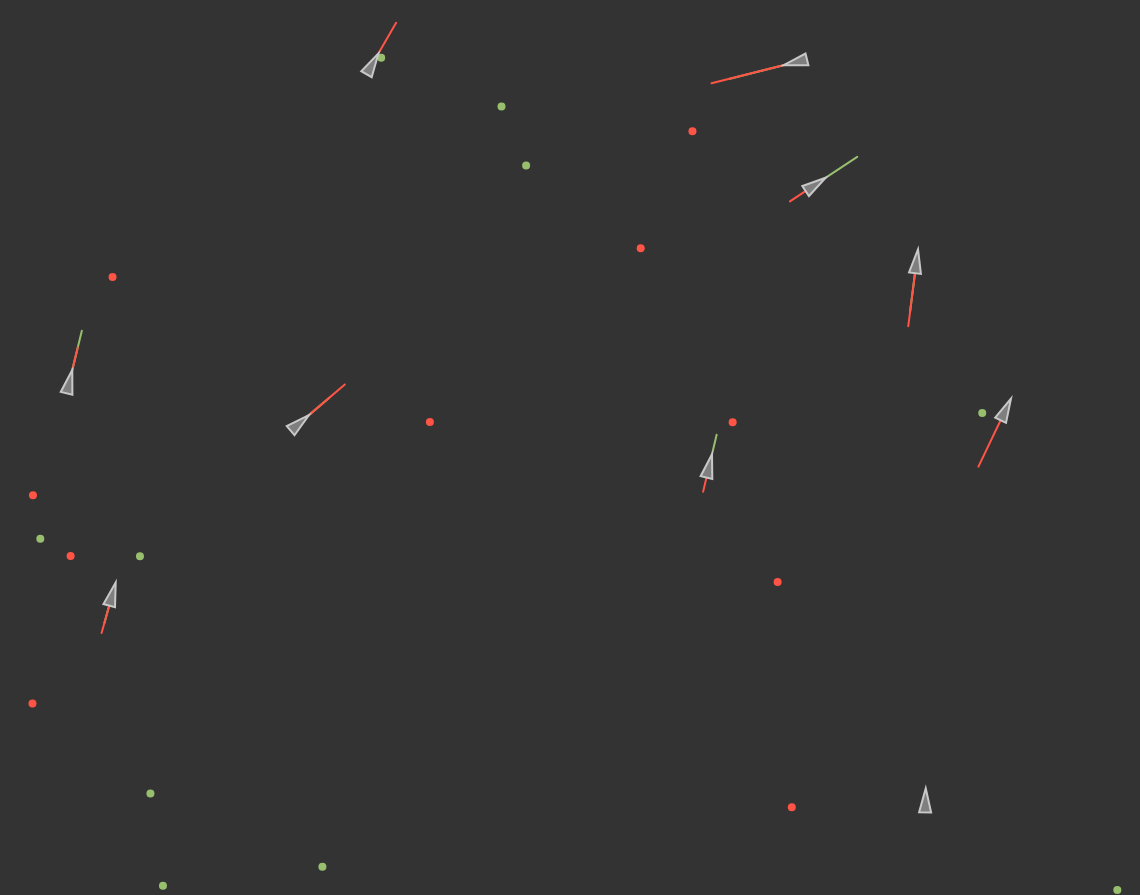
Frame 1 (no input)
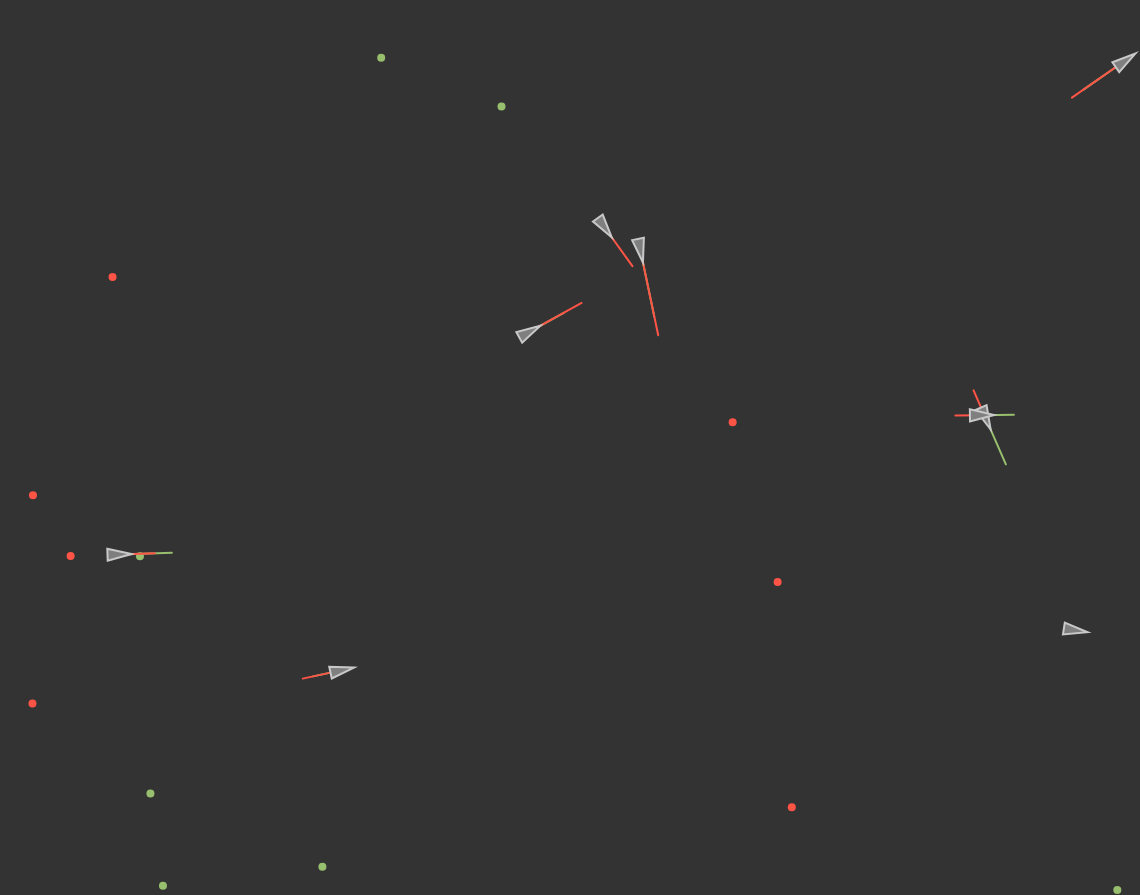
Frame 60 (no input)
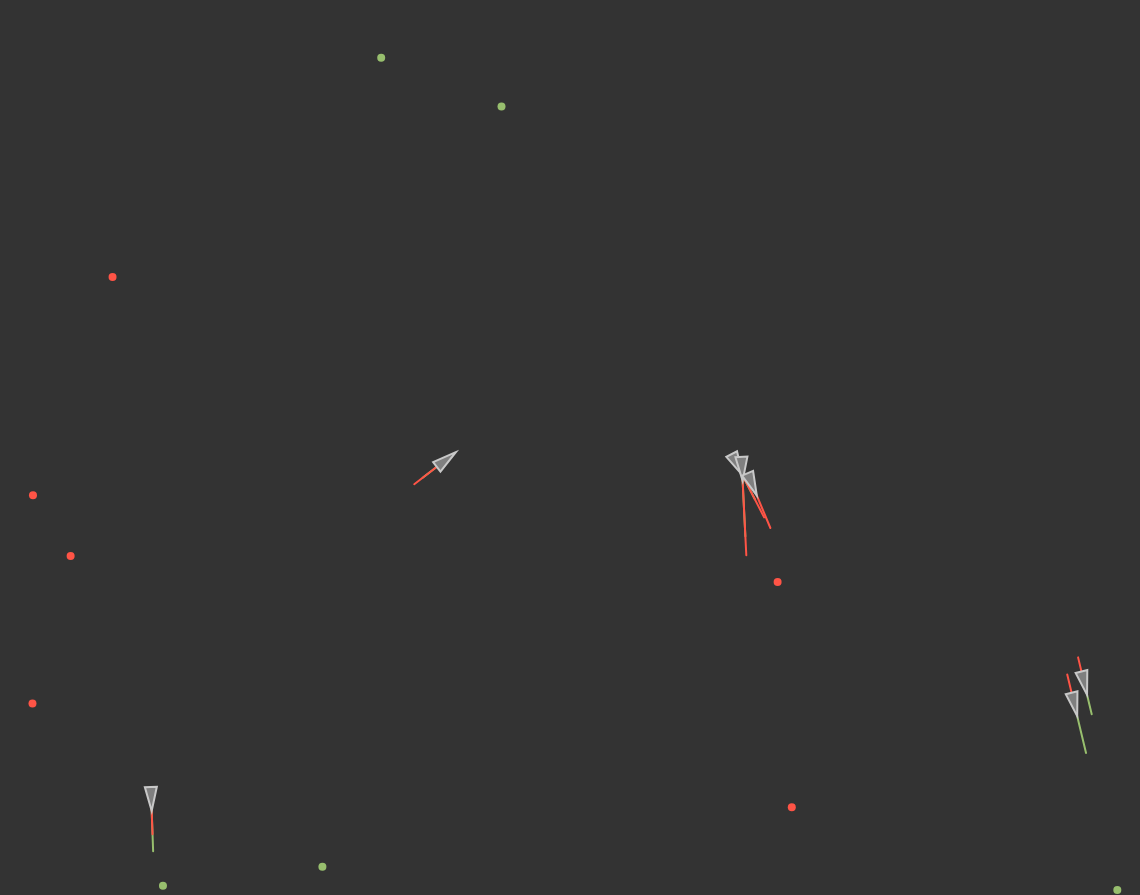
Frame 120 (the mouse pressed at the canvas centre since frame 60)

The p5.js sketch that drew these frames (run headless with seeded random() and noise() and a simulated clock; from frame 60 on, the mouse is pressed at the canvas centre):

// p5.js sketch
// ── sketch.js

// SKETCH

// Internal Source: AI Evolution
// Date: 2017-08-16


// Variables
var $vehicles = [],
    $food = [],
    $poison = [];

// Setup function
function setup() {

  createCanvas((window.innerWidth - 60), (window.innerHeight - 105));
  for (var i = 0; i < 10; i++) {
    var x = random(width),
        y = random(height);

    $vehicles[i] = new Vehicle(x, y);
  }

  // Generate food arrays
  for (var i = 0; i < 10; i++) {

    var x = random(width),
        y = random(height);

    $food.push(createVector(x, y));
  }

  for (var i = 0; i < 10; i++) {

    var x = random(width),
        y = random(height);

    $poison.push(createVector(x, y));
  }

}

// Draw function
function draw() {

  // Draw target

  //var $target = createVector(mouseX, mouseY);

  background(51);
  fill(127);
  stroke(200);
  strokeWeight(2);

  //ellipse($target.x, $target.y, 48, 48);


  // Draw (good) food
  for(var i = 0; i < $food.length; i++) {
    fill(152, 191, 110);
    noStroke();
    ellipse($food[i].x, $food[i].y, 8, 8);
  }

  // Draw (bad) food
  for(var i = 0; i < $poison.length; i++) {
    fill(255, 84, 70);
    noStroke();
    ellipse($poison[i].x, $poison[i].y, 8, 8);
  }

  for (var i = 0; i < $vehicles.length; i++) {
    $vehicles[i].behaviors($food, $poison);
    $vehicles[i].update();
    $vehicles[i].display();
  }

}

// ── vehicle.js

// VEHICLE

// Internal Source: AI Evolution
// Date: 2017-08-16


function Vehicle(x, y) {

  // Variables & Settings
  this.acceleration = createVector(0, 0);
  this.velocity = createVector(0, -2);
  this.position = createVector(x, y);
  this.r = 6;
  this.maxspeed = 5;
  this.maxforce = 0.5;

  // Health
  this.health = 1;

  // DNA
  this.dna = [];
  this.dna[0] = random(-5, 5);
  this.dna[1] = random(-5, 5);

  // Method to update location
  this.update = function() {

    // Update velocity
    this.velocity.add(this.acceleration);

    // Limit speed
    this.velocity.limit(this.maxspeed);
    this.position.add(this.velocity);

    // Reset acceleration to 0 each cycle
    this.acceleration.mult(0);

  }

  // Method to apply force
  this.applyForce = function(force) {

    // Add mass?
    this.acceleration.add(force);

  }

  // Method declaring behaviors
  this.behaviors = function(good, bad) {

    var $steerG = this.eat(good),
        $steerB = this.eat(bad);

    $steerG.mult(this.dna[0]);
    $steerB.mult(this.dna[1]);

    this.applyForce($steerG);
    this.applyForce($steerB);

  }

  // Method that controll eating
  this.eat = function(list) {

    var $record = Infinity,
        $closest = -1;

    for(var i = 0; i < list.length; i++) {

      var $distance = this.position.dist(list[i]);

      if($distance < $record) {
        $record = $distance;
        $closest = i;
      }

    }

    if($record < 5) {
      list.splice($closest, 1);
    } else if($closest > -1) {
      return this.seek(list[$closest]);
    }

    return createVector(0, 0);

  }

  // Method that calculates a steering force
  // 'Steer' = 'Decired minus velocity'
  this.seek = function(target) {

    var $desired = p5.Vector.sub(target, this.position);

    // Scale to maximum speed
    $desired.setMag(this.maxspeed);

    // Steering = desired minus velocity
    var $steer = p5.Vector.sub($desired, this.velocity);

    // Limit to maxspeed
    $steer.limit(this.maxforce);

    //this.applyForce($steer);

    return $steer;

  }

  // Graphical elements
  this.display = function() {

    // Draw a triangle rotated in the direction of velocity
    var $angle = this.velocity.heading() + PI / 2;

    push();

    translate(this.position.x, this.position.y);
    rotate($angle);

    stroke(152, 191, 110);
    line(0, 0, 0, -this.dna[0] * 20);
    stroke(255, 84, 70);
    line(0, 0, 0, -this.dna[1] * 20);

    // Geometry
    fill(127);
    stroke(200);
    strokeWeight(2);

    beginShape();
    vertex(0, -this.r * 2);
    vertex(-this.r, this.r * 2);
    vertex(this.r, this.r * 2);
    endShape(CLOSE);

    pop();

  }

}
